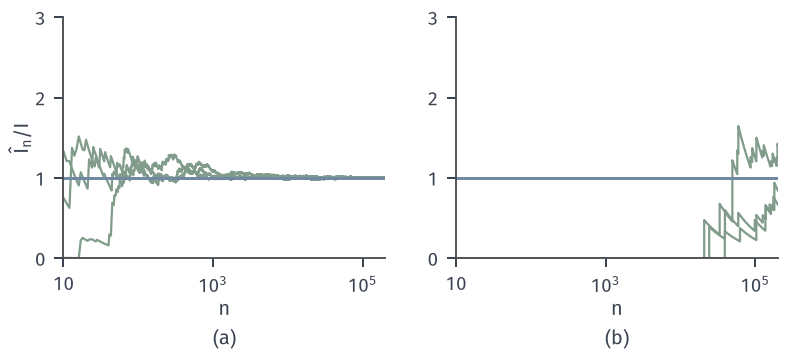

Write Python code to recreate this figure.
from pathlib import Path
import sys
HERE = Path(__file__).resolve().parent
sys.path.insert(0, str(HERE.parent/"vr-common"))
from vr_fig import *
# Running importance-sampling estimates of I = P(X>4), X ~ Exp(1), divided by I, n = 1..2e5.
# (a) proposal Exp(1/4): finite variance.  (b) proposal Exp(2.5): unbiased but E_q[(f w)^2] = infinity,
# weight w(x) = 0.4 e^{1.5x} >= 161 on x>4.  Three paths each, seeds 11, 12, 13.
I = math.exp(-4); N = 200000; n = np.arange(1, N+1)
fig, axs = figure(width_mm=112, height_mm=50, ncols=2)
panel(fig, left=.08, right=.98, bottom=.27, top=.95, wspace=.22)
info = {}
for ax, lam in zip(axs, (0.25, 2.5)):
    for k, s in enumerate((11, 12, 13)):
        rng = np.random.default_rng(s)
        x = rng.exponential(1/lam, N)
        y = np.where(x > 4, np.exp(-x)/(lam*np.exp(-lam*x)), 0.0)
        run = np.cumsum(y)/n/I
        ax.plot(n, run, color=GREEN, lw=.9)
        info[f'lam{lam}_seed{s}_final'] = float(run[-1]); info[f'lam{lam}_seed{s}_hits'] = int((x > 4).sum())
    ax.axhline(1, color=BLUE, lw=1.2)
    ax.set_xscale('log'); ax.set_xlim(10, N); ax.set_ylim(0, 3); ax.set_yticks([0, 1, 2, 3])
    logticks(ax, [1, 3, 5], 'x'); axlab(ax, '$n$')
axs[0].set_ylabel(r'$\hat{I}_n/I$', labelpad=1)
tags(fig, axs)
save(fig, HERE, 'figure', info)
